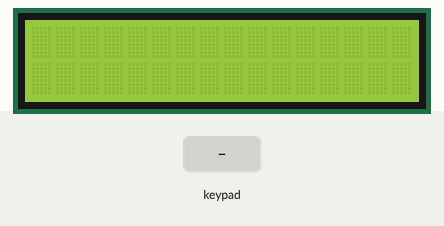
Recording of a sketch running on a simulated Arduino Uno, built with avr-gcc and run on an emulated ATmega328P. On the bench: 16×2 character LCD. The inputs (shaded band) are chosen by the test bench. What the sketch prints to the serial monitor is not drawn.

Above: at 1.2 s.
1.3 s: keypad keys 7 + 5 = pressed 0.4 s apart
At 3.6 s:
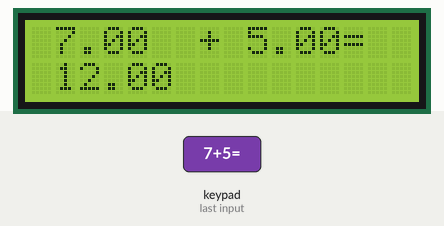
4.4 s: key '*' pressed
At 4.9 s:
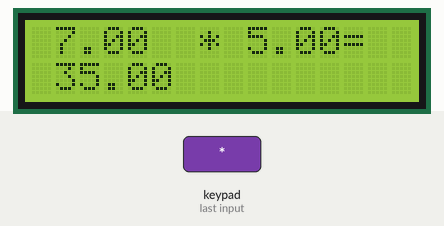
5.9 s: keypad keys 8 / 2 = pressed 0.4 s apart
At 8.0 s:
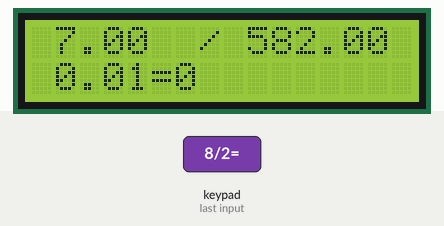
9.0 s: keypad keys 9 - 4 = pressed 0.4 s apart
At 10.8 s:
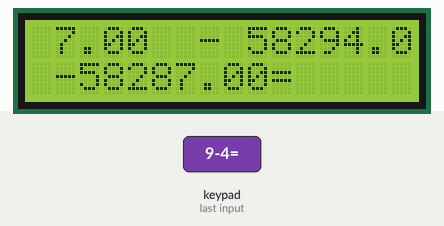
12.1 s: key '1' pressed
At 13.3 s:
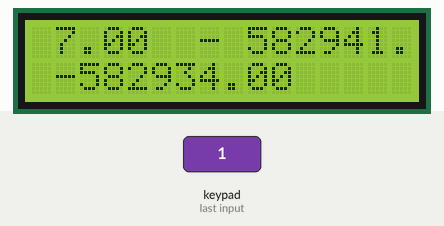
13.6 s: keypad keys 9 8 7 6 * pressed 0.4 s apart
At 15.5 s:
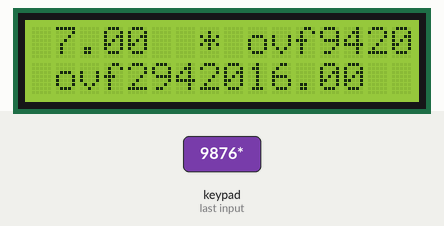
Timing chart, 0 to 17.0 s (numbered marks = the images above; inputs shaded):
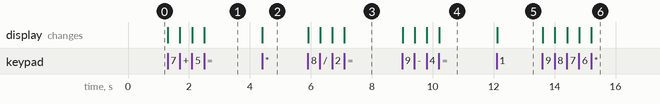

The sketch:

calculator_with_keypad.ino
```cpp
#include <Keypad.h>
#include <LiquidCrystal.h>

const int ROW_NUM = 4; //four rows
const int COLUMN_NUM = 4; //four columns

char keys[ROW_NUM][COLUMN_NUM] = {
  {'1', '2', '3', '+'},
  {'4', '5', '6', '-'},
  {'7', '8', '9', '*'},
  {'.', '0', '=', '/'}
};

byte pin_rows[ROW_NUM] = {9, 8, 7, 6}; //connect to the row pinouts of the keypad
byte pin_column[COLUMN_NUM] = {5, 4, 3, 2}; //connect to the column pinouts of the keypad

Keypad keypad = Keypad( makeKeymap(keys), pin_rows, pin_column, ROW_NUM, COLUMN_NUM );

LiquidCrystal lcd(A0, A1, A2, A3, A4, A5);

float Number1 = 0, Number2 = 0, Res;
char Op, key;
boolean ready = false, isfloat = false;
int count, first = 0;

void setup() {
  lcd.begin(16, 2);
  Serial.begin(9600);
  lcd.clear(); //clean lcd screen
}

void loop() {

  char key = keypad.getKey();
  //if key is pressed
  if (key) {
    //if key isn't operator - key is number
    if (key != '+' && key != '-' && key != '*' && key != '/' && key != '=') {
      //if Op has no value - not an operator chosen - We are Number1
      if (Op == NO_KEY) {
        //if we want decimal then isfloat becomes true
        if (key == '.') {
          Serial.print(". pressed"); //debugging
          isfloat = true;
          count = 1; //initialise counter for the decimal position
        }

        key = key - 48;

        //if we are the first input and not in the decimals then Number1 value equals the input
        if (Number1 == 0 && (key + 48) != '.' && isfloat == false) {
          Number1 = key;
        //if we are not the first number and not in the decimals
        //then Number1 value is 10 times its previous value + the value of the key
        } else if ((key + 48) != '.' && isfloat == false) {
          Number1 = (Number1 * 10) + key;
        //if we are in the decimals
        //then Number1 equals (Number1 * position in decimals + key)/position in decimals
        } else if ((key + 48) != '.' && isfloat == true) {
          count = count * 10;
          Number1 = (Number1 * count + key) / count;
        }

        Serial.println("First number: "); //debugging
        Serial.println(Number1); //debugging
        lcd.setCursor(0, 0);
        lcd.print(" "); //clear screen before the next number
        lcd.print(Number1); //print Number1 on screen


      } else { //Op has a value - We are Number2
        //if it's the first time then isfloat should be false
        if (first == 0)
          isfloat = false;
        first++;

        //if we want decimal then isfloat becomes true
        if (key == '.') {
          Serial.print(". pressed"); //debugging
          isfloat = true;
          count = 1; //initialise counter for the decimal position
        }

        key = key - 48;

        //if we are the first input and not in the decimals then Number2 value equals the input
        if (Number2 == 0 && (key + 48) != '.' && isfloat == false) {
          Number2 = key;
        //if we are not the first number and not in the decimals
        //then Number2 value is 10 times its previous value + the value of the key
        } else if ((key + 48) != '.' && isfloat == false) {
          Number2 = (Number2 * 10) + key;
        //if we are in the decimals
        //then Number2 equals (Number2 * position in decimals + key)/position in decimals
        } else if ((key + 48) != '.' && isfloat == true) {
          count = count * 10;
          Number2 = (Number2 * count + key) / count;
        }

        Serial.println("Second number: "); //debugging
        Serial.println(Number2); //debugging
        lcd.setCursor(8, 0);
        lcd.print(" "); //clear screen before the next number
        lcd.print(Number2); //print Number2 on screen

      }
    //if '=' is pressed then we have the required inputs and flag ready becomes true
    } else if (key == '=') {
      Serial.print("Ready for results: ");
      Serial.print(key);
      Serial.print("\n");
      lcd.print(key); //print '=' on screen
      ready = true;
    //if key is operator
    } else {
      //if we have a value for Number1
      if (Number1 != 0) {
        Op = key;
        Serial.print("Operator: "); //debugging
        Serial.println(Op); //debugging
        lcd.setCursor(7, 0);
        lcd.print(Op); //print operator on screen
        //if there is no input for Number1 then warn user
      } else {
        Serial.println("No number pressed"); //debugging
        lcd.print("No number given"); //display warning on screen
        delay(1000); //wait
        lcd.clear(); //clear screen
      }
    }
    //if we are ready for results
    if (ready == true) {
      //calculation based on the operator chosen
      switch (Op) {
        case '+':
          Res = Number1 + Number2; //addition
          Serial.print("Result: "); //debugging
          Serial.println(Res); //debugging
          lcd.setCursor(1, 1);
          lcd.print(Res); //print result on screen
          break;
        case '-':
          Res = Number1 - Number2; //subtraction
          Serial.print("Result: "); //debugging
          Serial.println(Res); //debugging
          lcd.setCursor(1, 1);
          lcd.print(Res); //print result on screen
          break;
        case '*':
          Res = Number1 * Number2; //multiplication
          Serial.print("Result: "); //debugging
          Serial.println(Res); //debugging
          lcd.setCursor(1, 1);
          lcd.print(Res); //print result on screen
          break;
        case '/':
          Res = Number1 / Number2; //division
          Serial.print("Result: "); //debugging
          Serial.println(Res); //debugging
          lcd.setCursor(1, 1);
          lcd.print(Res); //print result on screen
          break;
      }
    }

  }


}
```

Measured:
- after the input at 1.3 s, the display: first changes at once (image 1 shows a later state)
- after the input at 4.4 s, the display: changes at once (image 2)
- after the input at 5.9 s, the display: first changes at once (image 3 shows a later state)
- after the input at 9.0 s, the display: first changes at once (image 4 shows a later state)
- after the input at 12.1 s, the display: changes at once (image 5)
- after the input at 13.6 s, the display: first changes at once (image 6 shows a later state)
